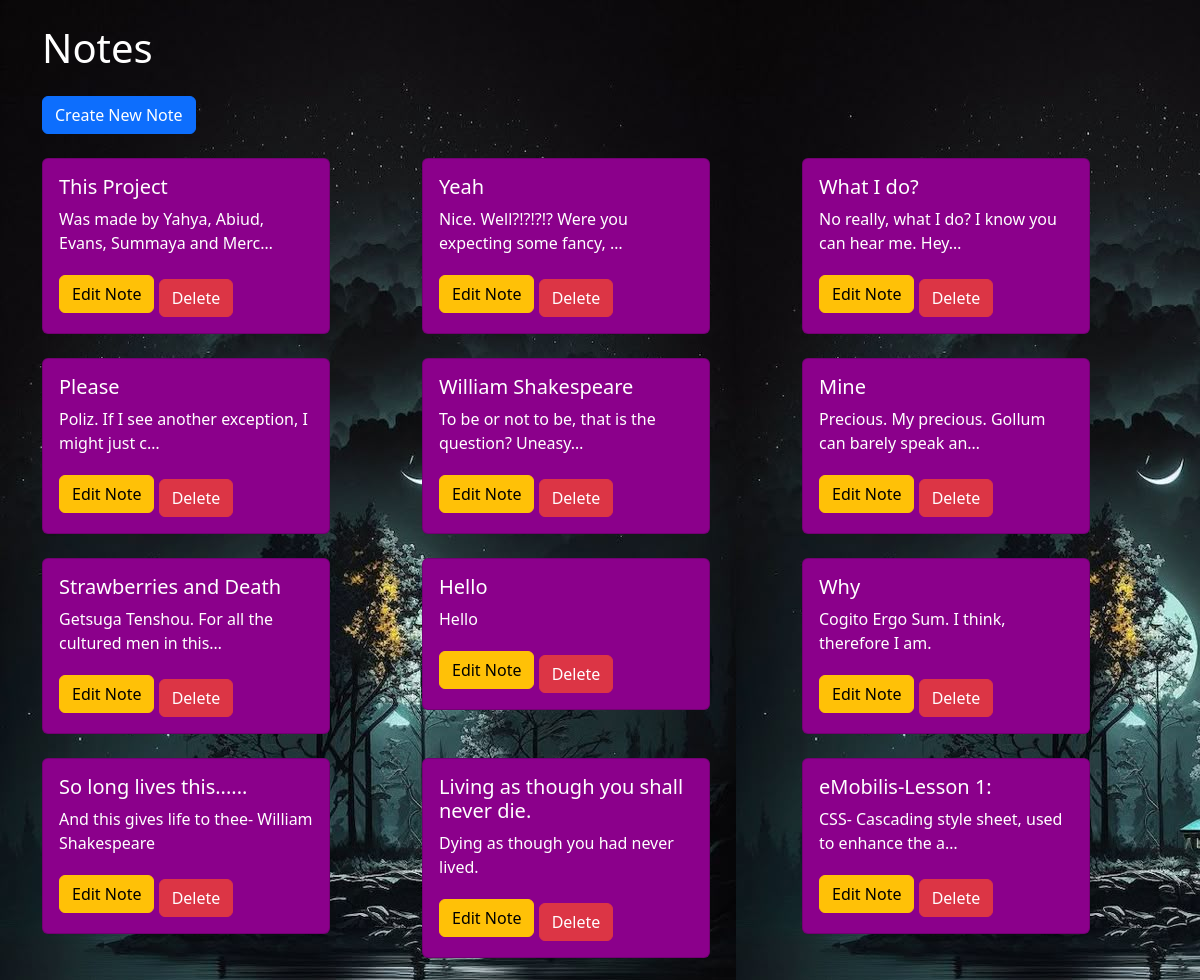
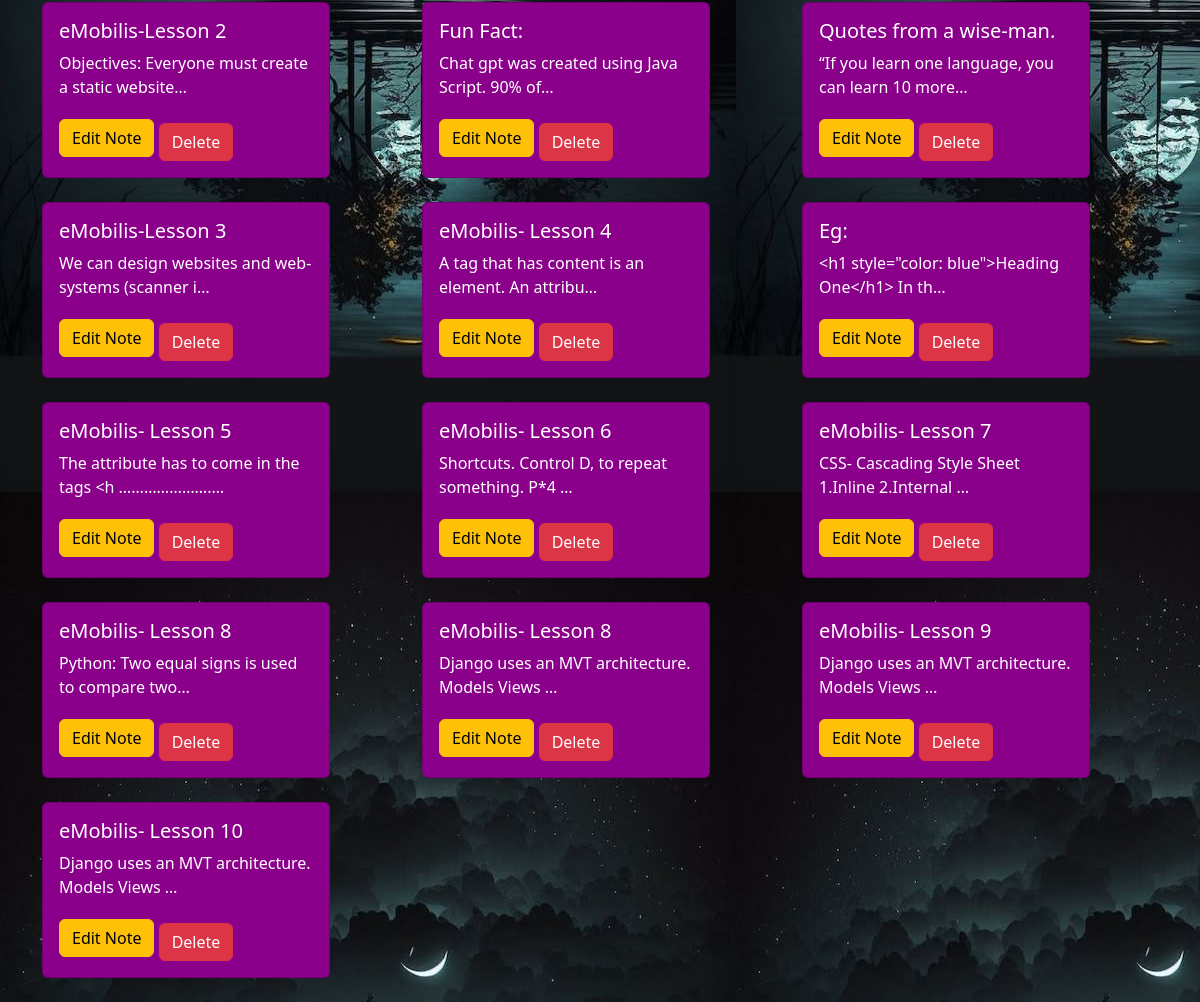
Screenshot of /notes/ (signed in) with the database file from the repository (2 pictures, top to bottom).
### Notes_App/models.py (models this page shows, shortened)
class Note(models.Model):
    title = models.CharField(max_length=100)
    content = models.TextField()
    created_at = models.DateTimeField(auto_now_add=True)
    updated_at = models.DateTimeField(auto_now=True)

### Notes_App/views.py (the view)
# urls.py: path('notes/', views.note_list, name='note_list'),
@login_required
def note_list(request):
    notes = Note.objects.all()
    return render(request, 'note_list.html', {'notes': notes})

### Notes_App/templates/note_list.html (shortened to what this page needs)
<!doctype html>
<html lang="en">
<head>
    <link href="https://cdn.jsdelivr.net/npm/bootstrap@5.3.0/dist/css/bootstrap.min.css" rel="stylesheet">
</head>
<body>
<div class="container">
    <h1 class="my-4" style="color: white;">Notes</h1>
    <a href="{% url 'note_create' %}" class="btn btn-primary mb-4">Create New Note</a>
    <div class="row">
        {% for note in notes %}
        <div class="col-md-4 mb-4">
            <div class="card" style="width: 18rem; background-color: darkmagenta; color: white;">
                <div class="card-body">
                    <h5 class="card-title">{{ note.title }}</h5>
                    <p class="card-text">{{ note.content|truncatechars:50 }}</p>
                    <a href="{% url 'note_update' note.pk %}" class="btn btn-warning">Edit Note</a>
                    <form action="{% url 'note_delete' note.pk %}" method="post" style="display:inline;">
                        <button type="submit" class="btn btn-danger mt-2">Delete</button>
                    </form>
                </div>
            </div>
        </div>
        {% endfor %}
    </div>
</div>
</body>
</html>

### Notes_App/templates/note_list.html (style rules this page uses)
body { background-image: url("../static/images/10 Dark Relaxing Wallpaper for Smartphones, INSTANT DOWNLOAD, Screensaver, Desktop Background - Etsy.jpeg"); }

### rows the page displays
Note: title "This Project", content "Was made by Yahya, Abiud, Evans, Summaya and Merc…"
Note: title "Yeah", content "Nice. Well?!?!?!? Were you expecting some fancy, …"
Note: title "What I do?", content "No really, what I do? I know you can hear me. Hey…"
Note: title "Please", content "Poliz. If I see another exception, I might just c…"
Note: title "William Shakespeare", content "To be or not to be, that is the question? Uneasy…"
Note: title "Mine", content "Precious. My precious. Gollum can barely speak an…"
Note: title "Strawberries and Death", content "Getsuga Tenshou. For all the cultured men in this…"
Note: title "Hello", content "Hello"
Note: title "Why", content "Cogito Ergo Sum. I think, therefore I am."
Note: title "So long lives this......", content "And this gives life to thee- William Shakespeare"
Note: title "Living as though you shall never die.", content "Dying as though you had never lived."
Note: title "eMobilis-Lesson 1:", content "CSS- Cascading style sheet, used to enhance the a…"
Note: title "eMobilis-Lesson 2", content "Objectives: Everyone must create a static website…"
Note: title "Fun Fact:", content "Chat gpt was created using Java Script. 90% of…"
Note: title "Quotes from a wise-man.", content "“If you learn one language, you can learn 10 more…"
Note: title "eMobilis-Lesson 3", content "We can design websites and web-systems (scanner i…"
Note: title "eMobilis- Lesson 4", content "A tag that has content is an element. An attribu…"
Note: title "Eg:", content "<h1 style=\"color: blue\">Heading One</h1> In th…"
Note: title "eMobilis- Lesson 5", content "The attribute has to come in the tags <h ………………….…"
Note: title "eMobilis- Lesson 6", content "Shortcuts. Control D, to repeat something. P*4 …"
Note: title "eMobilis- Lesson 7", content "CSS- Cascading Style Sheet 1.Inline 2.Internal …"
Note: title "eMobilis- Lesson 8", content "Python: Two equal signs is used to compare two…"
Note: title "eMobilis- Lesson 8", content "Django uses an MVT architecture. Models Views …"
Note: title "eMobilis- Lesson 9", content "Django uses an MVT architecture. Models Views …"
Note: title "eMobilis- Lesson 10", content "Django uses an MVT architecture. Models Views …"
